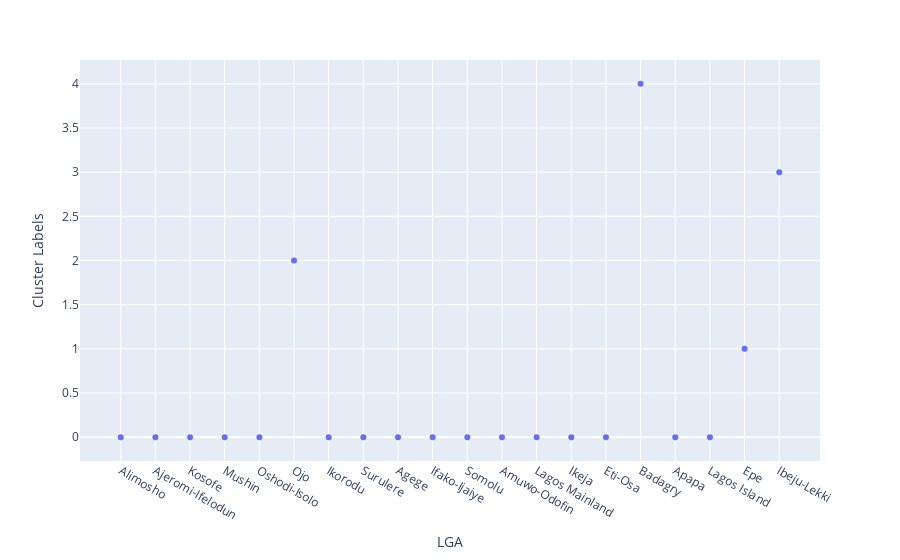

Notebook code for this chart:
### Code cell
import plotly.express as px
fig = px.scatter(lagos_merged, x="LGA", y="Cluster Labels")
fig.show()

### Figure 1 — Plotly figure (JSON) as saved in the notebook; plotly's stock layout.template omitted (floating-point values rounded to 4 significant figures)
{"data": [{"hoverlabel": {"namelength": 0}, "hovertemplate": "LGA=%{x}<br>Cluster Labels=%{y}", "legendgroup": "", "marker": {"color": "#636efa", "symbol": "circle"}, "mode": "markers", "name": "", "showlegend": false, "type": "scatter", "x": ["Alimosho", "Ajeromi-Ifelodun", "Kosofe", "Mushin", "Oshodi-Isolo", "Ojo", "Ikorodu", "Surulere", "Agege", "Ifako-Ijaiye", "Somolu", "Amuwo-Odofin", "Lagos Mainland", "Ikeja", "Eti-Osa", "Badagry", "Apapa", "Lagos Island", "Epe", "Ibeju-Lekki"], "xaxis": "x", "y": [0, 0, 0, 0, 0, 2, 0, 0, 0, 0, 0, 0, 0, 0, 0, 4, 0, 0, 1, 3], "yaxis": "y"}], "layout": {"legend": {"tracegroupgap": 0}, "margin": {"t": 60}, "xaxis": {"anchor": "y", "domain": [0, 1], "title": {"text": "LGA"}}, "yaxis": {"anchor": "x", "domain": [0, 1], "title": {"text": "Cluster Labels"}}}}
